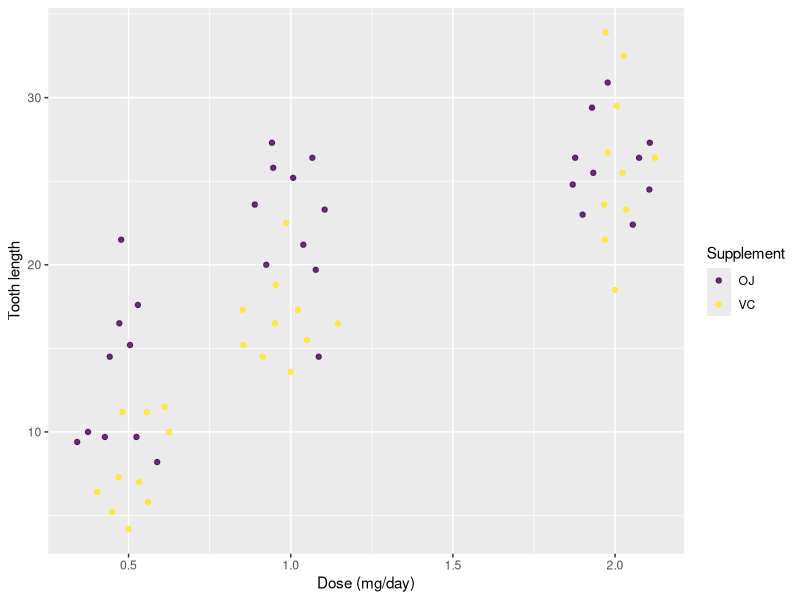
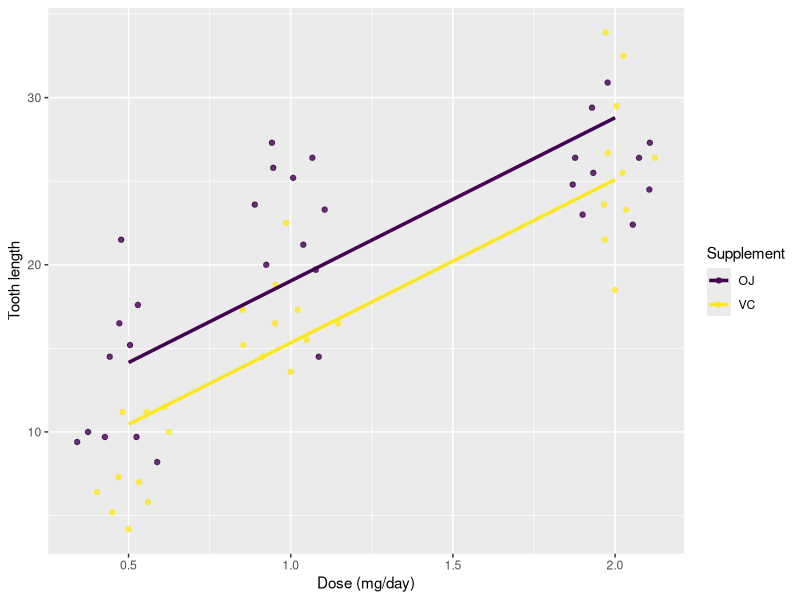
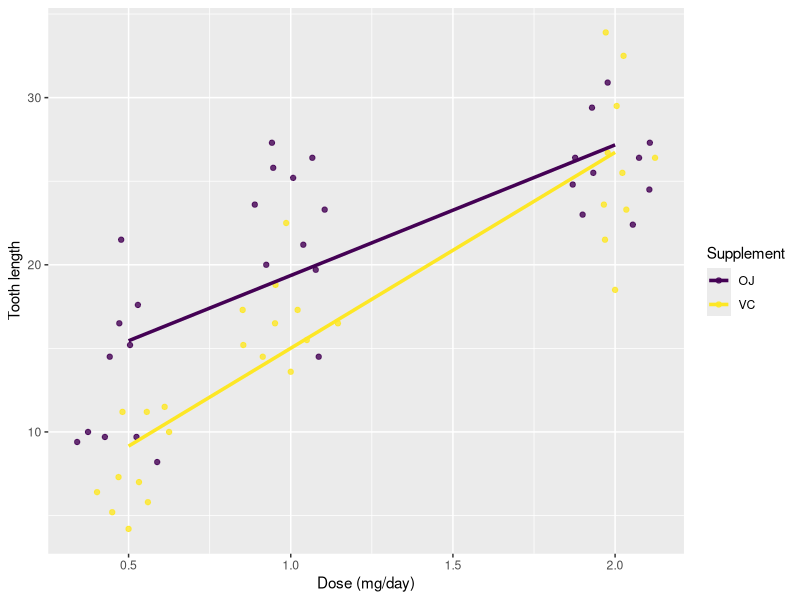
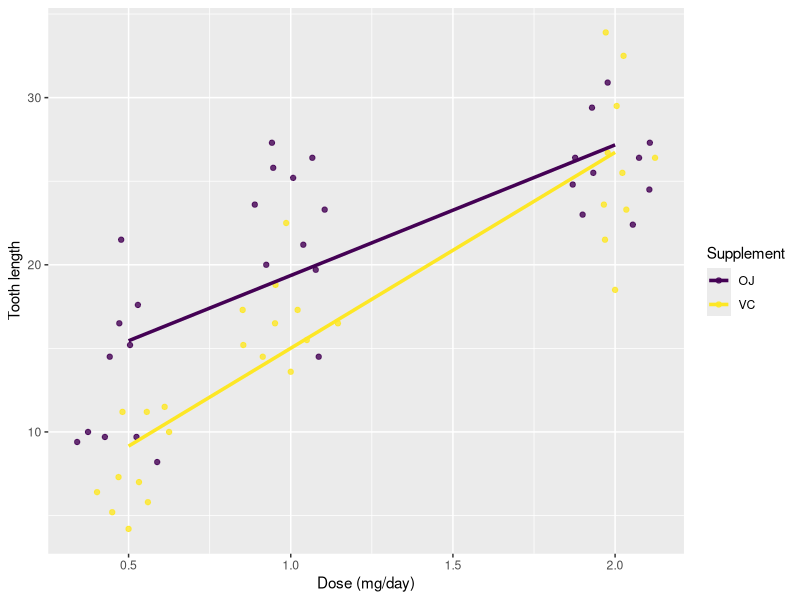
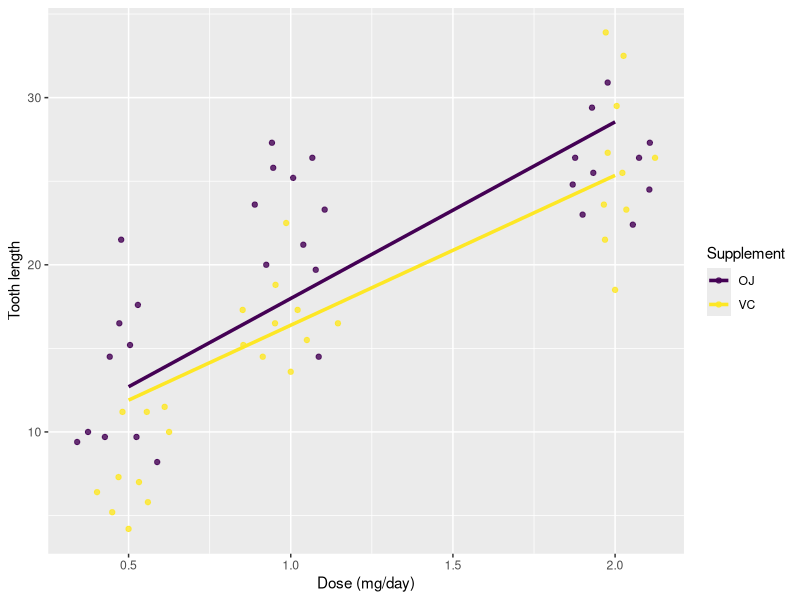
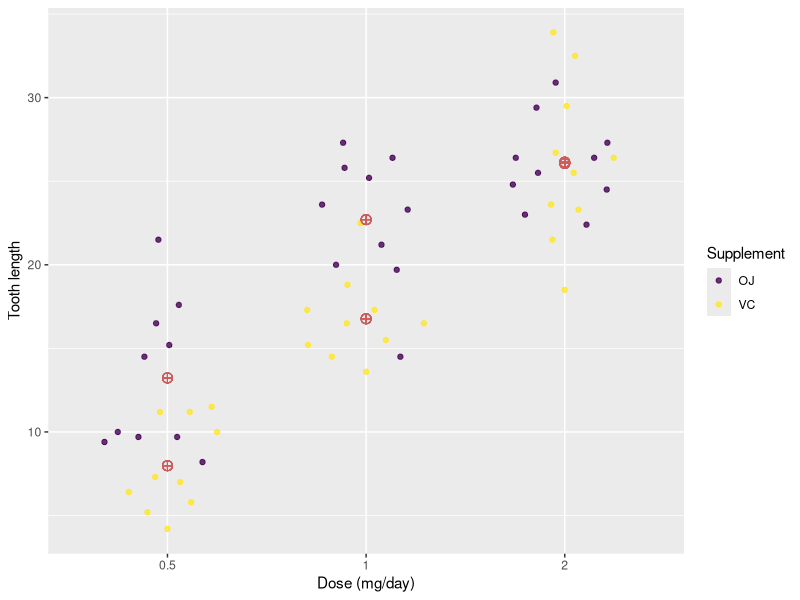
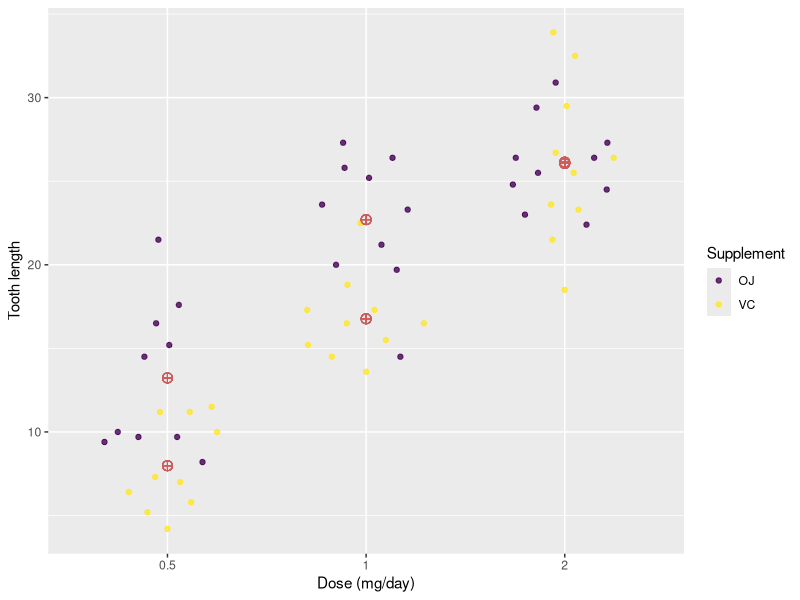
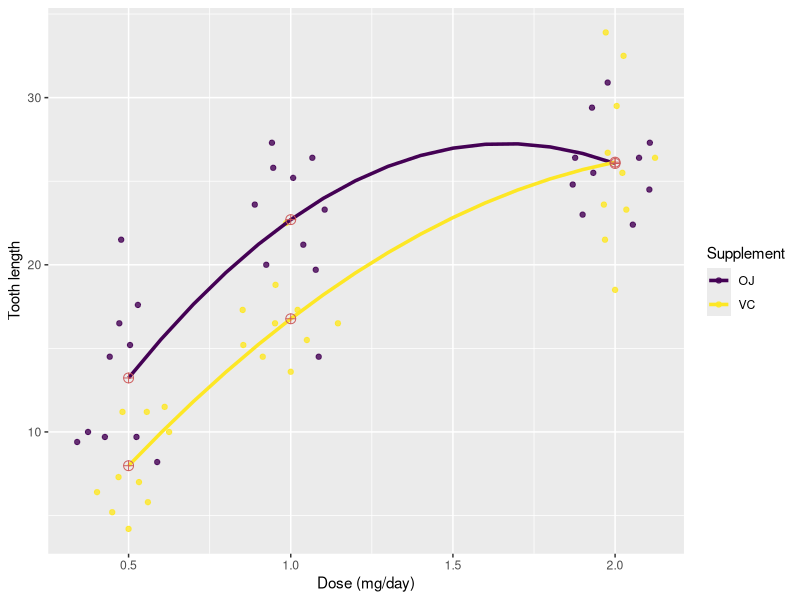

Recreate these plots in R, in order.
## ---- chunk 1
knitr::opts_chunk$set(fig.path = "images/chapter8-03/",
                      fig.align = "center",
                      fig.width = 10, 
                      fig.height = 4,
                      cache.path = "cache/",
                      cache = FALSE,
                      echo = TRUE)
library(tidyverse)
library(broom)
library(grid)
library(patchwork)
## ---- chunk 2
str(ToothGrowth)
## ---- chunk 3
g1 <- ggplot(ToothGrowth, aes(dose, len)) +
  ggbeeswarm::geom_quasirandom(alpha = 0.8, aes(color = supp)) + 
  labs(x = "Dose (mg/day)", y = "Tooth length", color = "Supplement") +
  scale_color_viridis_d()
g1
## ---- chunk 4
fit1 <- lm(len ~ 1 + supp + dose, data = ToothGrowth)
coef(fit1)
## ---- chunk 5
pred <- broom::augment(fit1)
g1 + 
  geom_line(data = pred, aes(y = .fitted, color = supp),
            size = 1.2) 
## ---- chunk 6
fit2A <- lm(len ~ 1 + supp + dose + supp:dose, data = ToothGrowth)
coef(fit2A)
## ---- chunk 7
pred <- broom::augment(fit2A)
g1 + 
  geom_line(data = pred, aes(y = .fitted, color = supp),
            size = 1.2) 
## ---- chunk 8
fit2B <- lm(len ~ 1 + supp + supp:dose, data = ToothGrowth)
coef(fit2B)
## ---- chunk 9
pred <- broom::augment(fit2B)
g1 + 
  geom_line(data = pred, aes(y = .fitted, color = supp),
            size = 1.2) 
## ---- chunk 10
fit3 <- lm(len ~ 1 + supp:dose, data = ToothGrowth)
coef(fit3)
## ---- chunk 11
pred <- broom::augment(fit3)
g1 + 
  geom_line(data = pred, aes(y = .fitted, color = supp),
            size = 1.2) 
## ---- chunk 12
df <- ToothGrowth
df$dosef <- factor(df$dose)
fit4A <- lm(len ~ 0 + supp:dosef, data = df)
coef(fit4A)
## ---- chunk 13
pred <- broom::augment(fit4A)

ggplot(df, aes(dosef, len)) +
  ggbeeswarm::geom_quasirandom(alpha = 0.8, aes(color = supp)) + 
  labs(x = "Dose (mg/day)", y = "Tooth length", color = "Supplement") +
  scale_color_viridis_d() + 
  geom_point(data = pred, aes(y = .fitted, color = supp),
            color = "indianred", size = 3, shape = 10) 
## ---- chunk 14
fit4B <- lm(len ~ 0 + supp * dosef, data = df)
coef(fit4B)
## ---- chunk 15
pred <- broom::augment(fit4B)

ggplot(df, aes(dosef, len)) +
  ggbeeswarm::geom_quasirandom(alpha = 0.8, aes(color = supp)) + 
  labs(x = "Dose (mg/day)", y = "Tooth length", color = "Supplement") +
  scale_color_viridis_d() + 
  geom_point(data = pred, aes(y = .fitted, color = supp),
            color = "indianred", size = 3, shape = 10) 
## ---- chunk 16
fit4C <- lm(len ~ supp * (1 + dose + I(dose^2)), data = ToothGrowth)
coef(fit4C)
## ---- chunk 17
dat <- expand.grid(dose = seq(0.5, 2, 0.1), supp = c("OJ", "VC"))
dat$pred <- predict(fit4C, dat)
fitdat <- expand.grid(dose = c(0.5, 1, 2), supp = c("OJ", "VC"))
fitdat$len <- predict(fit4C, fitdat)

g1 + 
  geom_line(data = dat, aes(y = pred, color = supp),
            size = 1.2)  + 
  geom_point(data = fitdat, 
            color = "indianred", size = 3, shape = 10) 
